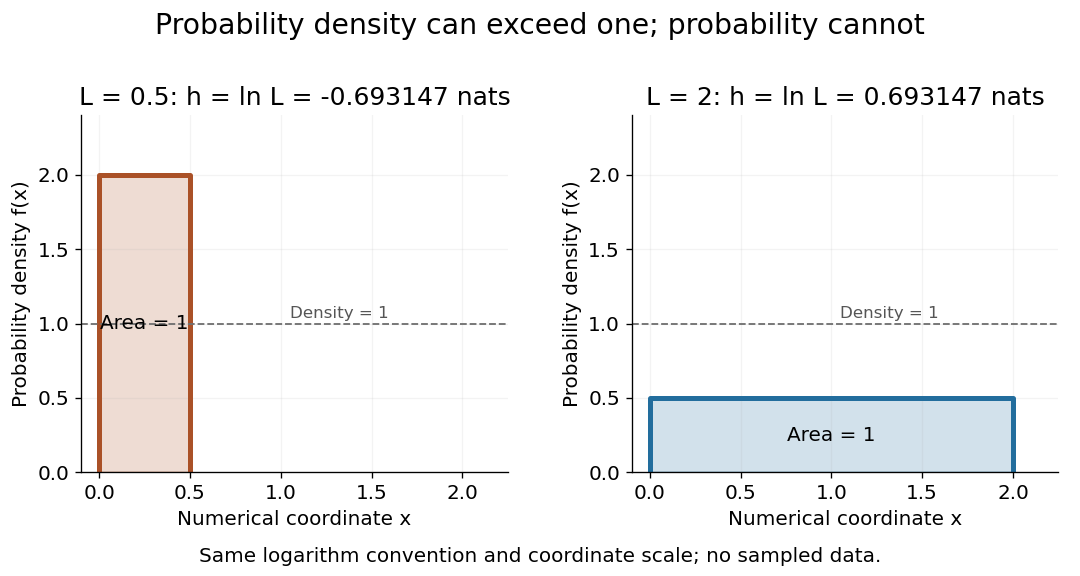

Write Python code to recreate this figure.
"""Plot two exact uniform laws; write the matching PNG to the working directory."""

from pathlib import Path

import matplotlib

matplotlib.use("Agg")
import matplotlib.pyplot as plt
import numpy as np


def main():
    plt.rcParams.update({"font.size": 12, "axes.titlesize": 15})
    fig, axes = plt.subplots(1, 2, figsize=(9, 4.8), dpi=120)
    fig.patch.set_facecolor("white")
    for ax, length, color in zip(axes, [0.5, 2.0], ["#aa5127", "#226d9d"]):
        height = 1 / length
        entropy = np.log(length)
        ax.fill_between([0, length], height, color=color, alpha=0.2)
        ax.plot([0, 0, length, length], [0, height, height, 0], color=color, lw=3)
        ax.axhline(1, color="#707070", linestyle="--", lw=1.1)
        ax.text(1.05, 1.04, "Density = 1", color="#555555", fontsize=10)
        ax.text(length / 2, height / 2, "Area = 1", ha="center", va="center")
        ax.set_title(f"L = {length:g}: h = ln L = {entropy:.6f} nats")
        ax.set_xlim(-0.1, 2.25)
        ax.set_ylim(0, 2.4)
        ax.set_xlabel("Numerical coordinate x")
        ax.set_ylabel("Probability density f(x)")
        ax.grid(alpha=0.15)
        ax.spines[["top", "right"]].set_visible(False)
    fig.suptitle("Probability density can exceed one; probability cannot", fontsize=17)
    fig.text(0.5, 0.025, "Same logarithm convention and coordinate scale; no sampled data.", ha="center")
    fig.subplots_adjust(left=0.075, right=0.98, top=0.8, bottom=0.18, wspace=0.29)
    fig.savefig(Path(__file__).with_suffix(".png").name, facecolor="white")
    plt.close(fig)


if __name__ == "__main__":
    main()
